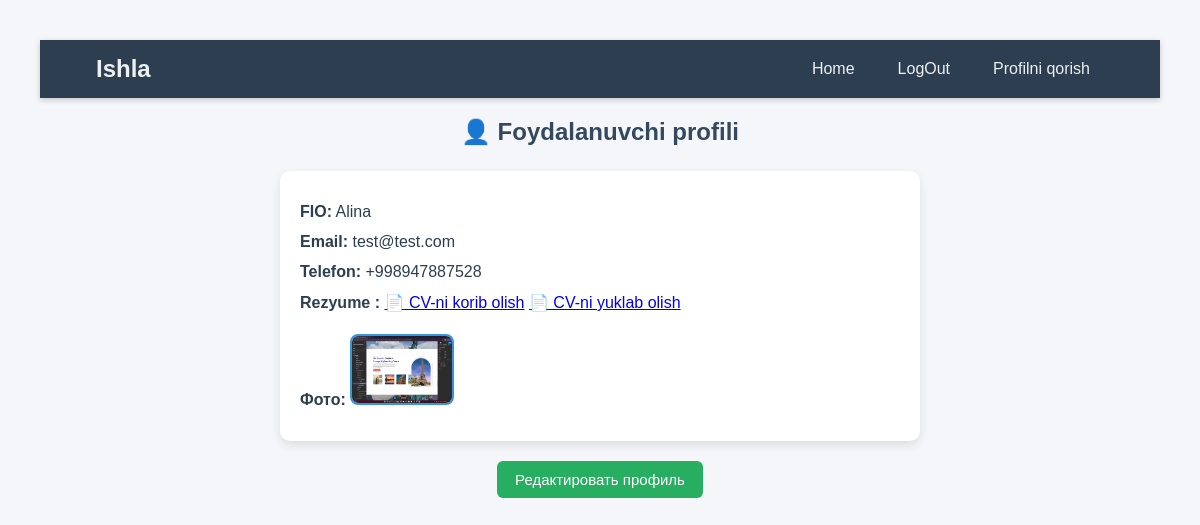
Page /api/profile/ (signed in) on the committed database.
### main/models.py (models this page shows, shortened)
class User(AbstractUser):
    phone_regex = RegexValidator(
        regex=r'^\+998\d{9}$',
        message="Telefon raqam +998xxxxxxx fromatida bo'lishi kerak."
    )
    phone = models.CharField(max_length=13, unique=True, null=True, blank=True, validators=[phone_regex])
    email = models.EmailField(unique=True)
    full_name = models.CharField(max_length=120)
    profile_picture = models.ImageField(upload_to='', blank=True, null=True)
    cv = models.FileField(upload_to='cvs/', blank=True, null=True)
    is_employer = models.BooleanField(default=False)

### main/views.py (the view)
# urls.py: path('profile/', profile_view, name='profile'),
def profile_view(request):
    return render(request, 'profile.html', {'user': request.user})

### templates/profile.html (shortened to what this page needs)
{% load static %}
<!DOCTYPE html>
<html lang="ru">
<head>
    <link rel="stylesheet" href="{% static 'profile.css' %}">
</head>
<body>
    <header>
        <div class="container">
            <h1 class="logo">Ishla</h1>
            <nav>
                <ul>
                    <li><a href="/api/base/">Home</a></li>
                    {% if request.user.is_authenticated %}
                    <li><a href="{% url 'logout' %}">LogOut</a></li>
                    {% else %}
                    <li><a href="{% url 'login' %}">LogIn</a></li>
                    <li><a href="{% url 'register' %}">Ro‘yxatdan o‘tish</a></li>
                    {% endif %}
                    <li><a href="{% url 'profile' %}">Profilni qorish</a></li>
                </ul>
            </nav>
        </div>
    </header>
    <h2>👤 Foydalanuvchi profili</h2>
    <div class="profile-info">
        <p><b>FIO:</b> {{ user.full_name }}</p>
        <p><b>Email:</b> {{ user.email }}</p>
        <p><b>Telefon:</b> {{ user.phone }}</p>
        <p><b>Rezyume :</b>
            {% if user.cv %}
            <a href="{{ user.cv.url }}" target="_blank">📄 CV-ni korib olish</a>
            <a href="{{ user.cv.url }}" download="">📄 CV-ni yuklab olish</a>
            {% else %}
            Yuklanmagan
            {% endif %}
        </p>
        <p><b>Фото:</b>
            {% if user.profile_picture %}
            <img src="{{ user.profile_picture.url }}" width="100">
            {% else %}
            Rasm yo‘q
            {% endif %}
        </p>
    </div>
    <div class="profile-actions">
        <a href="{% url 'profile_update' %}" class="btn-save">Редактировать профиль</a>
    </div>
</body>
</html>

### static/profile.css (style rules this page uses)
body { font-family: Arial, sans-serif; margin: 0; padding: 40px; background: #f4f6f9; color: #2c3e50; }
h2 { text-align: center; margin-bottom: 25px; color: #34495e; }
.profile-info { background: #fff; padding: 20px; border-radius: 10px; max-width: 600px; margin: 0 auto; box-shadow: 0 4px 10px rgba(0,0,0,0.1); }
.profile-info p { margin: 12px 0; font-size: 16px; }
.profile-info img { margin-top: 10px; border-radius: 8px; max-width: 120px; border: 2px solid #3498db; }
.profile-actions { text-align: center; margin-top: 20px; }
.profile-actions a { display: inline-block; background: #27ae60; color: white; padding: 10px 18px; border-radius: 6px; text-decoration: none; font-size: 15px; transition: background 0.3s; }
header { background: #2c3e50; padding: 15px 0; box-shadow: 0 2px 6px rgba(0,0,0,0.2); }
header .container { width: 90%; margin: 0 auto; display: flex; justify-content: space-between; align-items: center; }
header .logo { color: #ecf0f1; margin: 0; font-size: 24px; font-weight: bold; }
header nav ul { list-style: none; margin: 0; padding: 0; display: flex; gap: 15px; }
header nav ul li a { text-decoration: none; color: #ecf0f1; padding: 8px 14px; border-radius: 6px; transition: background 0.3s; }

### rows in the picture
User: full_name "Alina", email "test@test.com", phone "+998947887528", profile_picture (picture)
